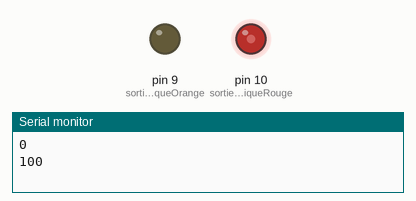
This sketch was run on a simulated Arduino Uno, built with avr-gcc and run on an emulated ATmega328P. Shown: output pins drawn as LEDs (lit = HIGH), the last lines printed to the serial monitor.

Above: at 0.05 s.
At 2.5 s:
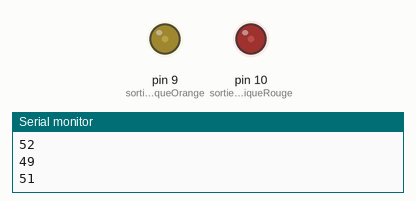
At 5.0 s:
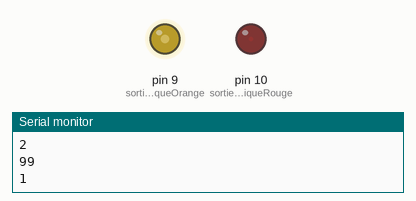
Timing chart, 0 to 6.5 s (numbered marks = the images above):
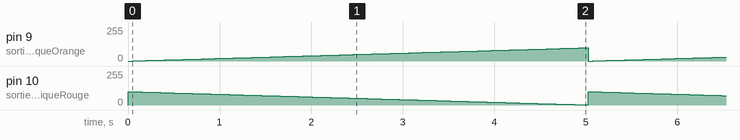

The sketch:

sketch_ex1_led_intensite_croissante_decroissante.ino
```cpp
//une sortie analogique sur la broche 11
const int sortieAnalogiqueOrange = 9;
const int sortieAnalogiqueRouge = 10;
void setup()
{
  Serial.begin(9600);
    pinMode(sortieAnalogiqueOrange, OUTPUT);
    pinMode(sortieAnalogiqueRouge, OUTPUT);
}

void loop()
{
    //on met un rapport cyclique de x/255% qui varie avec la boucle
  for (int x = 0 ; x<100 ; x++) {
    analogWrite(sortieAnalogiqueOrange, x);
    analogWrite(sortieAnalogiqueRouge, 100-x);
    Serial.println(x);
    Serial.println(100-x);
    delay(50);
  }
}
```

Measured:
- by itself, pin 9 (sortieAnalogiqueOrange): ramps from 0/255 to 99/255 and jumps back, once every 5.0 s
- by itself, pin 10 (sortieAnalogiqueRouge): ramps from 100/255 to 1/255 and jumps back, once every 5.0 s
